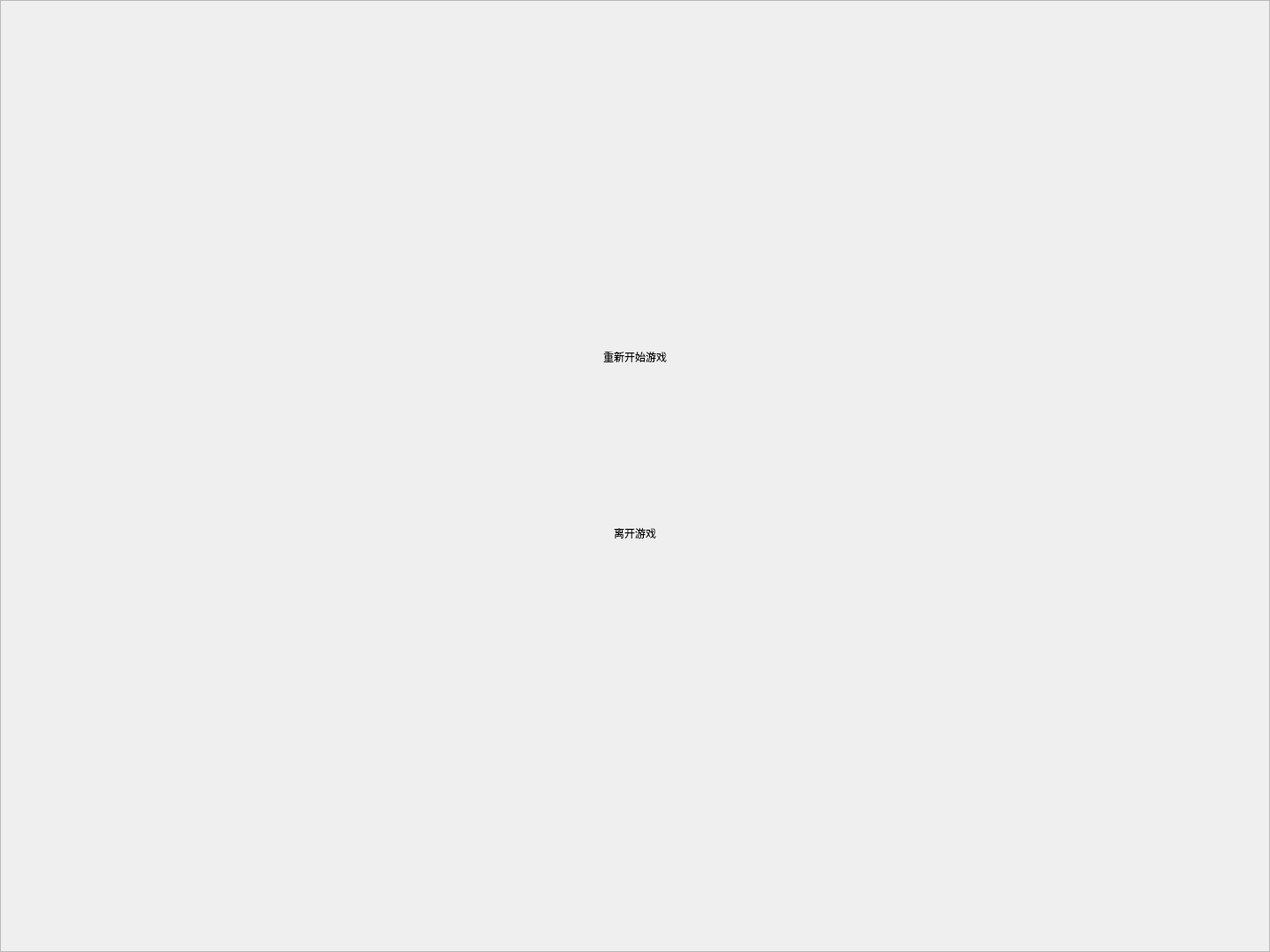
<?xml version="1.0" encoding="UTF-8"?>
<ui version="4.0">
 <class>LoseDialog</class>
 <widget class="QDialog" name="LoseDialog">
  <property name="geometry">
   <rect>
    <x>0</x>
    <y>0</y>
    <width>1440</width>
    <height>1080</height>
   </rect>
  </property>
  <property name="minimumSize">
   <size>
    <width>1440</width>
    <height>1080</height>
   </size>
  </property>
  <property name="maximumSize">
   <size>
    <width>1440</width>
    <height>1080</height>
   </size>
  </property>
  <property name="windowTitle">
   <string>Dialog</string>
  </property>
  <widget class="QFrame" name="frame">
   <property name="geometry">
    <rect>
     <x>0</x>
     <y>0</y>
     <width>1440</width>
     <height>1080</height>
    </rect>
   </property>
   <property name="minimumSize">
    <size>
     <width>1440</width>
     <height>1080</height>
    </size>
   </property>
   <property name="maximumSize">
    <size>
     <width>1440</width>
     <height>1080</height>
    </size>
   </property>
   <property name="styleSheet">
    <string notr="true">#frame{
border-image: url(:/new/prefix1/images/interface/losescreen.jpg);
}</string>
   </property>
   <property name="frameShape">
    <enum>QFrame::StyledPanel</enum>
   </property>
   <property name="frameShadow">
    <enum>QFrame::Raised</enum>
   </property>
   <widget class="QPushButton" name="pushButton">
    <property name="geometry">
     <rect>
      <x>600</x>
      <y>360</y>
      <width>240</width>
      <height>90</height>
     </rect>
    </property>
    <property name="styleSheet">
     <string notr="true">font: 22pt &quot;华文中宋&quot;;</string>
    </property>
    <property name="text">
     <string>重新开始游戏</string>
    </property>
    <property name="flat">
     <bool>true</bool>
    </property>
   </widget>
   <widget class="QPushButton" name="pushButton_2">
    <property name="geometry">
     <rect>
      <x>620</x>
      <y>560</y>
      <width>200</width>
      <height>90</height>
     </rect>
    </property>
    <property name="styleSheet">
     <string notr="true">font: 22pt &quot;华文中宋&quot;;</string>
    </property>
    <property name="text">
     <string>离开游戏</string>
    </property>
    <property name="flat">
     <bool>true</bool>
    </property>
   </widget>
  </widget>
 </widget>
 <resources/>
 <connections/>
</ui>
